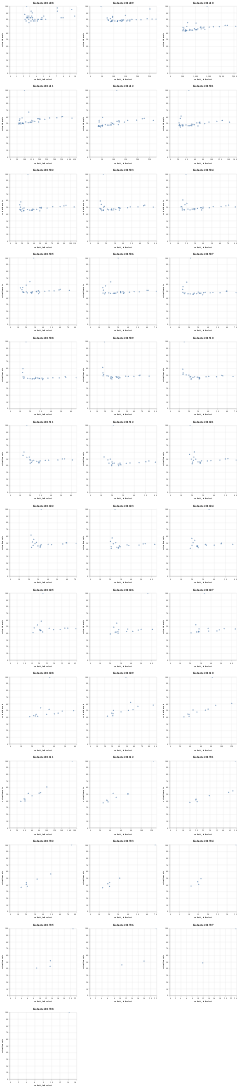

The notebook cell this image was saved under:
### Code cell
# Leere Liste, um die Charts zu speichern
charts = []

# Schleife über alle einzigartigen Werte in 'kohorte'
for kohorte in unique_kohorten:
    # Filtere den DataFrame nach dem aktuellen 'kohorte'-Wert
    df_filtered = data[data['kohorte'] == kohorte]
    
    # Erstelle das Diagramm
    chart = alt.Chart(df_filtered).mark_circle().encode(
        x=alt.X('rabatt_indexiert'),
        y=alt.Y(y_label),
        tooltip=['kohorte', 'monat']
    ).interactive()
    
    # Füge eine Überschrift hinzu
    chart = chart.properties(
        title=f'Kohorte {kohorte}'
    )
    
    # Füge das Diagramm der Liste hinzu
    charts.append(chart)

# Erstelle ein Rasterlayout aus den Diagrammen
grid_chart = alt.concat(*charts, columns=3) 

# Zeige das Raster an
grid_chart.display()
